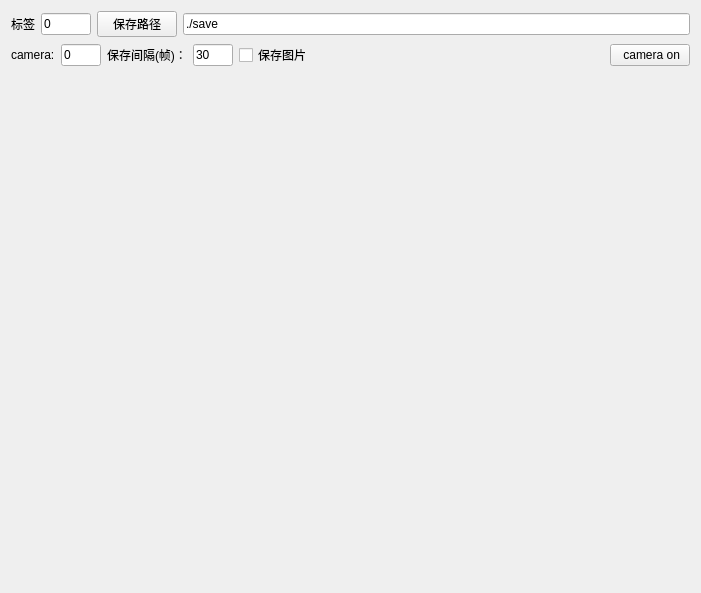
<?xml version="1.0" encoding="UTF-8"?>
<ui version="4.0">
 <class>Form</class>
 <widget class="QWidget" name="Form">
  <property name="geometry">
   <rect>
    <x>0</x>
    <y>0</y>
    <width>701</width>
    <height>593</height>
   </rect>
  </property>
  <property name="windowTitle">
   <string>Form</string>
  </property>
  <layout class="QVBoxLayout" name="verticalLayout_2">
   <item>
    <layout class="QVBoxLayout" name="verticalLayout" stretch="1,1,20">
     <item>
      <layout class="QHBoxLayout" name="horizontalLayout_4">
       <item>
        <widget class="QLabel" name="label_3">
         <property name="text">
          <string>标签</string>
         </property>
        </widget>
       </item>
       <item>
        <widget class="QLineEdit" name="edit_label">
         <property name="maximumSize">
          <size>
           <width>50</width>
           <height>16777215</height>
          </size>
         </property>
         <property name="text">
          <string>0</string>
         </property>
        </widget>
       </item>
       <item>
        <widget class="QPushButton" name="btn_choose_dir">
         <property name="text">
          <string>保存路径</string>
         </property>
        </widget>
       </item>
       <item>
        <widget class="QLineEdit" name="edit_save_dir">
         <property name="text">
          <string>./save</string>
         </property>
        </widget>
       </item>
      </layout>
     </item>
     <item>
      <layout class="QHBoxLayout" name="horizontalLayout">
       <item>
        <widget class="QLabel" name="label">
         <property name="text">
          <string>camera:</string>
         </property>
        </widget>
       </item>
       <item>
        <widget class="QLineEdit" name="edit_camera">
         <property name="maximumSize">
          <size>
           <width>40</width>
           <height>16777215</height>
          </size>
         </property>
         <property name="text">
          <string>0</string>
         </property>
        </widget>
       </item>
       <item>
        <widget class="QLabel" name="label_2">
         <property name="text">
          <string>保存间隔(帧)：</string>
         </property>
        </widget>
       </item>
       <item>
        <widget class="QLineEdit" name="edit_frame">
         <property name="maximumSize">
          <size>
           <width>40</width>
           <height>16777215</height>
          </size>
         </property>
         <property name="text">
          <string>30</string>
         </property>
        </widget>
       </item>
       <item>
        <widget class="QCheckBox" name="checkBox">
         <property name="text">
          <string>保存图片</string>
         </property>
        </widget>
       </item>
       <item>
        <spacer name="horizontalSpacer">
         <property name="orientation">
          <enum>Qt::Horizontal</enum>
         </property>
         <property name="sizeHint" stdset="0">
          <size>
           <width>40</width>
           <height>20</height>
          </size>
         </property>
        </spacer>
       </item>
       <item>
        <widget class="QPushButton" name="btn_start">
         <property name="text">
          <string> camera on</string>
         </property>
        </widget>
       </item>
      </layout>
     </item>
     <item>
      <widget class="QLabel" name="label_frame">
       <property name="text">
        <string/>
       </property>
      </widget>
     </item>
    </layout>
   </item>
  </layout>
 </widget>
 <resources/>
 <connections/>
</ui>
